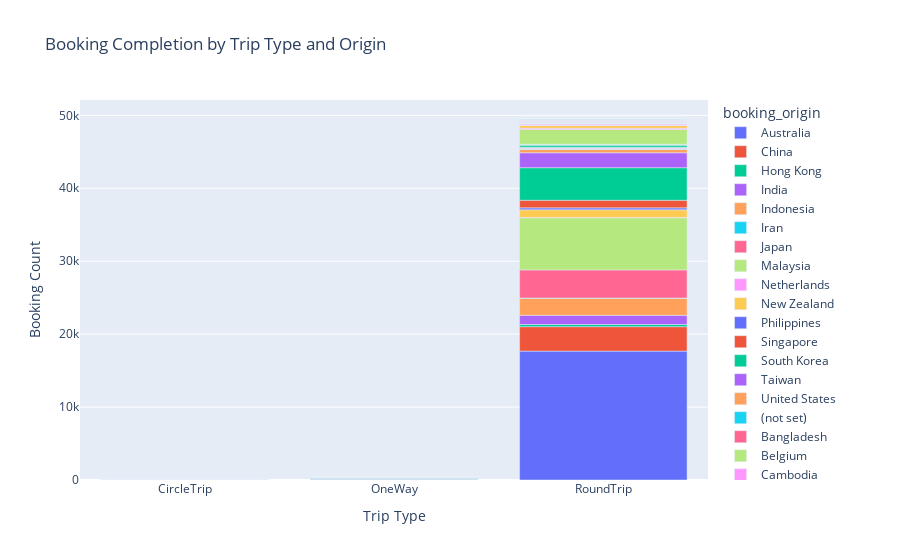

This figure's notebook cell:
### Code cell
# Assuming your dataset is loaded into a DataFrame named 'df'

# Count the number of bookings for each combination of 'trip_type' and 'booking_origin'
counts = df.groupby(['trip_type', 'booking_origin'])['booking_complete'].count().reset_index()

# Create a bar chart
fig = px.bar(counts, x="trip_type", y="booking_complete", color="booking_origin",
             title="Booking Completion by Trip Type and Origin",
             labels={'trip_type': 'Trip Type', 'booking_complete': 'Booking Count'})

fig.show()
